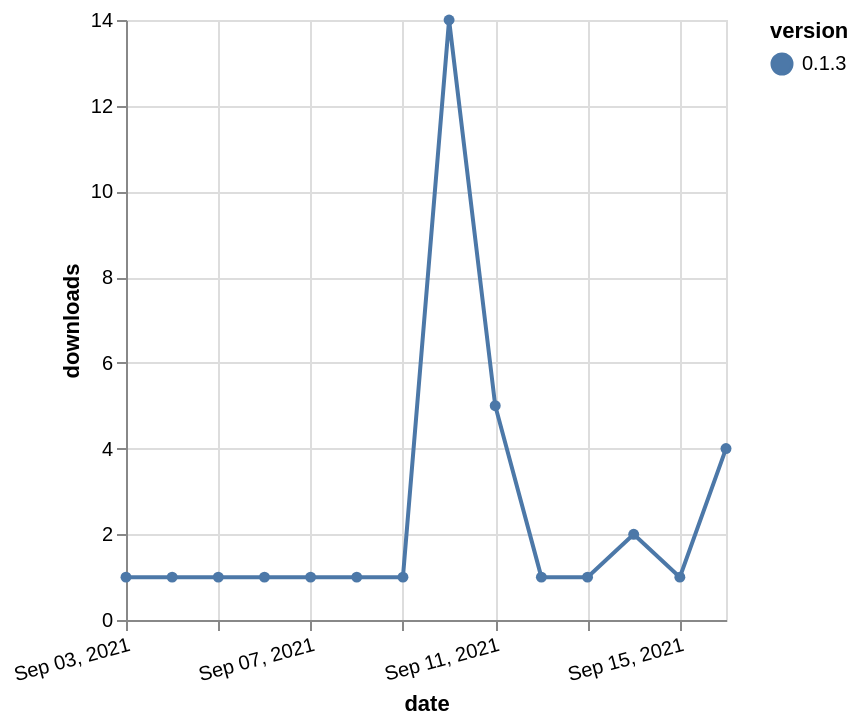

Specify this chart in Vega-Lite:
### Vega-Lite specification from a JSON file in a GitHub repository (floating-point values rounded to 4 significant figures)
{"$schema": "https://vega.github.io/schema/vega-lite/v5.json", "description": "A simple bar chart with embedded data.", "data": {"values": [{"date": "2021-09-03", "total": 338, "delta": 1, "version": "0.1.3"}, {"date": "2021-09-04", "total": 339, "delta": 1, "version": "0.1.3"}, {"date": "2021-09-05", "total": 340, "delta": 1, "version": "0.1.3"}, {"date": "2021-09-06", "total": 341, "delta": 1, "version": "0.1.3"}, {"date": "2021-09-07", "total": 342, "delta": 1, "version": "0.1.3"}, {"date": "2021-09-08", "total": 343, "delta": 1, "version": "0.1.3"}, {"date": "2021-09-09", "total": 344, "delta": 1, "version": "0.1.3"}, {"date": "2021-09-10", "total": 358, "delta": 14, "version": "0.1.3"}, {"date": "2021-09-11", "total": 363, "delta": 5, "version": "0.1.3"}, {"date": "2021-09-12", "total": 364, "delta": 1, "version": "0.1.3"}, {"date": "2021-09-13", "total": 365, "delta": 1, "version": "0.1.3"}, {"date": "2021-09-14", "total": 367, "delta": 2, "version": "0.1.3"}, {"date": "2021-09-15", "total": 368, "delta": 1, "version": "0.1.3"}, {"date": "2021-09-16", "total": 372, "delta": 4, "version": "0.1.3"}]}, "width": "container", "mark": {"type": "line", "point": {"filled": true}}, "encoding": {"x": {"field": "date", "type": "temporal", "timeUnit": "yearmonthdate", "title": "date", "axis": {"labelAngle": -15}}, "y": {"field": "delta", "type": "quantitative", "title": "downloads"}, "color": {"field": "version", "type": "nominal"}, "tooltip": {"field": "delta"}}}
